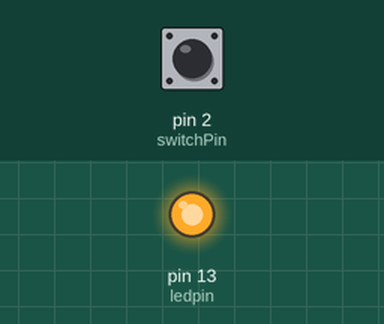
The sketch below on a simulated Arduino Uno, built with avr-gcc and run on an emulated ATmega328P. On the bench: output pins drawn as LEDs (lit = HIGH). The inputs (shaded band) are chosen by the test bench; at power-on: pin 2 (switchPin) HIGH.

Above: at 1.2 s.
1.3 s: pin 2 (switchPin) pulled LOW for 0.15 s
At 2.6 s:
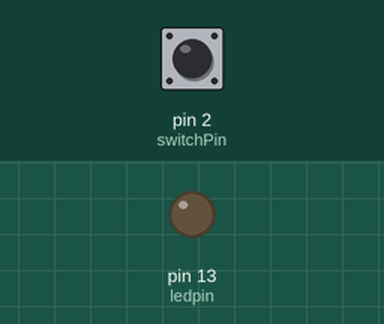
2.9 s: pin 2 (switchPin) pulled LOW for 1 s
At 5.1 s:
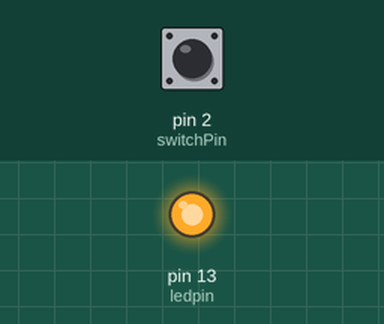
5.4 s: pin 2 (switchPin) pulled LOW for 3.2 s
At 8.9 s:
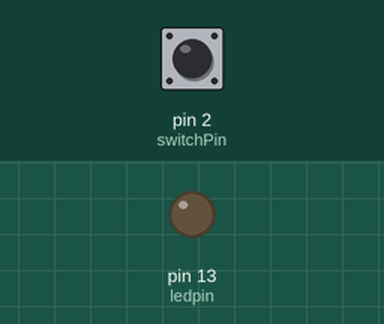
Timing chart, 0 to 10.4 s (numbered marks = the images above; inputs shaded):
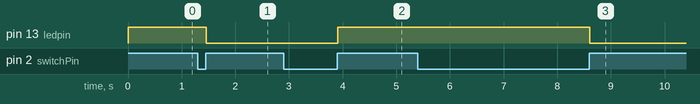

The sketch:

Debounce.ino
```cpp
/*
 Debounce

 Each time the input pin goes from LOW to HIGH (e.g. because of a push-button
 press), the output pin is toggled from LOW to HIGH or HIGH to LOW.  There's
 a minimum delay between toggles to debounce the circuit (i.e. to ignore
 noise).

 The circuit:
 * LED attached from pin 13 to ground
 * pushbutton attached from pin 2 to +5V
 * 10K resistor attached from pin 2 to ground

 * Note: On most Arduino boards, there is already an LED on the board
 connected to pin 13, so you don't need any extra components for this example.

 */

int switchPin = 2;
int ledpin = 13;
bool lastButton = LOW;
bool currentButton = LOW;
bool ledOn = false;


void setup()
{
  pinMode(switchPin,INPUT);
  pinMode(ledpin,OUTPUT);
}
bool debounce(bool last)
{
  boolean current = digitalRead(switchPin);
  if (last!= current)
  {
    delay(5);
    current = digitalRead(switchPin);
  }
  return current;
}

void loop()
{
  currentButton = debounce(lastButton);
  if(lastButton == LOW && currentButton == HIGH)
  {
    ledOn = !ledOn;

  }

  lastButton = currentButton;

  digitalWrite(ledpin,ledOn);
}
```

Measured:
- after the input at 1.3 s, pin 13 (ledpin): HIGH → LOW after 0.16 s
- after the input at 2.9 s, pin 13 (ledpin): LOW → HIGH after 1.0 s
- after the input at 5.4 s, pin 13 (ledpin): HIGH → LOW after 3.2 s
